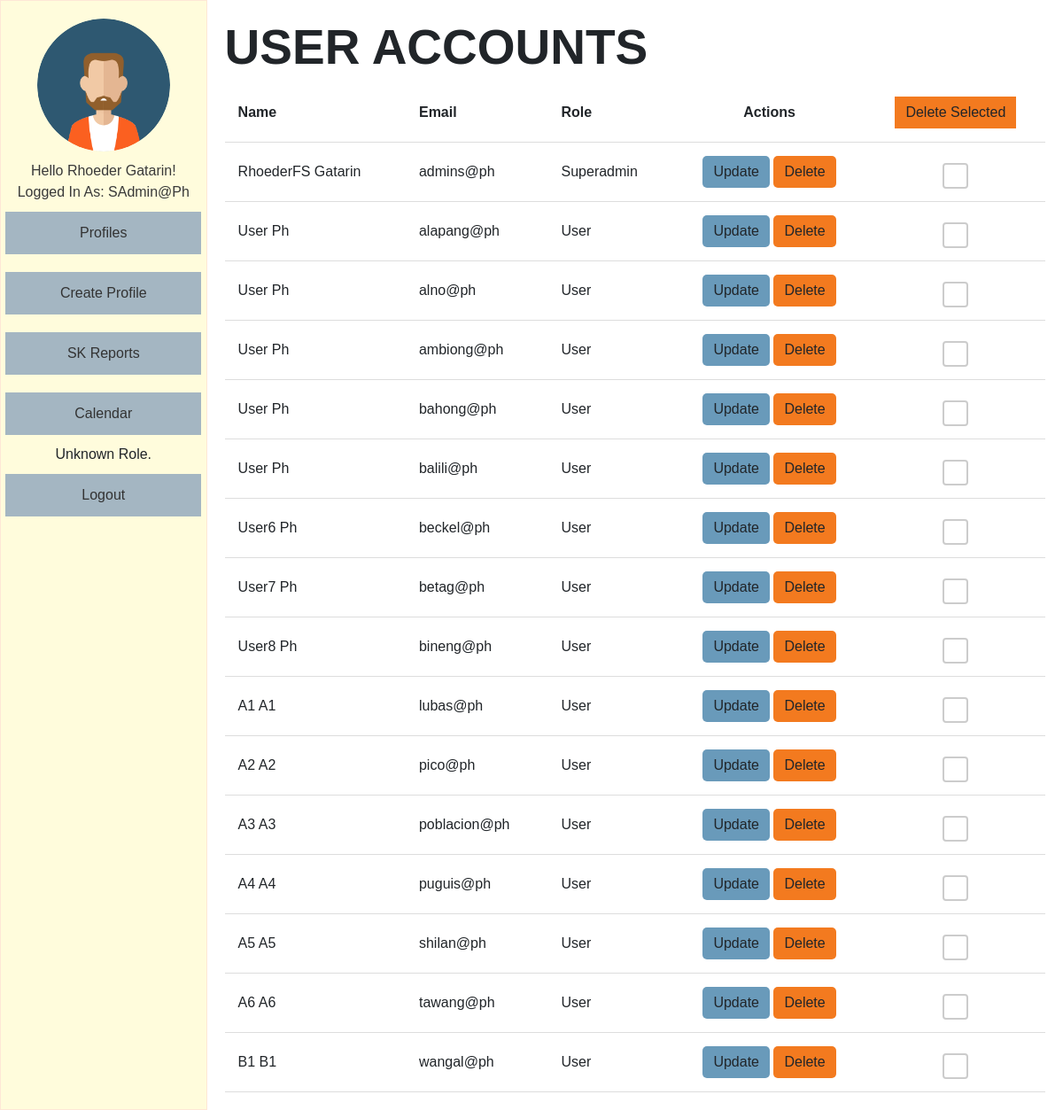
Screenshot of /accounts.php (signed in) with the database file from the repository.
### tables this page shows
CREATE TABLE `account` (
  `id` int(250) NOT NULL,
  `email` varchar(50) NOT NULL,
  `password` varchar(255) NOT NULL,
  `FirstName` varchar(50) NOT NULL,
  `LastName` varchar(50) NOT NULL,
  `role` enum('superadmin','admin','user') NOT NULL DEFAULT 'user',
  `code` varchar(50) DEFAULT NULL
);

### accounts.php (the view, shortened to what this page needs)
<?php
include("conne.php");
if (isset($_SESSION['role'])) {
    $role = $_SESSION['role'];
} else {
    echo "Role information not found. Please contact administrator.";
    exit();
}
$current_user_email = $_SESSION['email'];
$excluded_email = 'administrator@ph';
?>
<!DOCTYPE html>
<html>
<head>
    <link href="https://cdn.jsdelivr.net/npm/bootstrap@5.0.0-beta1/dist/css/bootstrap.min.css" rel="stylesheet">
    <link href="https://cdn.jsdelivr.net/npm/bootstrap@5.3.3/dist/css/bootstrap.min.css" rel="stylesheet">
    <link rel="stylesheet" type="text/css" href="src/temp.css">
    <link rel="stylesheet" type="text/css" href="src/css.css">
</head>
<body>
    <div class="sidebar">
        <img src="src/avatar.png" alt="Avatar">
        <p><?php echo "Hello " . $_SESSION['fname'] . " " . $_SESSION['lname'] . "!" . "<br>"; ?>
           Logged in as: <?php echo $_SESSION['email']; ?></p>
        <a href="viewprofile.php">Profiles</a>
        <a href="crud.php">Create Profile</a>
        <a href="records.php">SK Reports</a>
        <a href="calendar.php">Calendar</a>
        <?php if ($role == 'admin') { ?>
            <a href="homepage.php">Back</a>
            <a href="createacc.php">Create Accounts</a>
        <?php } elseif ($role == 'employee') { ?>
        <?php } else { ?>
            Unknown role.
        <?php } ?>
        <a href="logout.php">Logout</a>
    </div>
    <div class="content">
        <h1>User Accounts</h1>
        <?php
        $sql_fetch = "SELECT * FROM account WHERE email != '$current_user_email' AND email != '$excluded_email' AND role != 'admin'";
        $sql_result = mysqli_query($conn, $sql_fetch);
        if ($sql_result && mysqli_num_rows($sql_result) > 0) {
            ?>
            <div class="section">
                <form id="profilesForm" method="POST" action="delete_multiple_acc.php">
                    <table style="margin: auto;">
                        <tr>
                            <th>Name</th>
                            <th>Email</th>
                            <th>Role</th>
                            <th><center>Actions</center></th>
                            <th><center>
                                <button type="submit" style="border-radius:0"class="btn btn-danger btn-delete" onclick="return confirm('Are you sure you want to delete the selected profiles?');">
                                    Delete Selected
                                </center></button>
                            </th>
                        </tr>
                        <?php
                        while ($row = mysqli_fetch_assoc($sql_result)) {
                            $id = $row['id'];
                            $lname = $row['LastName'];
                            $fname = $row['FirstName'];
                            $email = $row['email'];
                            $role = $row['role'];
                            $fullName = $fname . ' ' . $lname;
                            ?>
                            <tr>
                                <td><?= $fullName; ?></td>
                                <td style="text-transform:lowercase"><?= $email; ?></td>
                                <td><?= $role; ?></td>
                                <td><center>
                                    <a href="update_acc.php?id=<?= $id; ?>" class="btn btn-primary">Update</a>
                                    <a href="delete_acc.php?id=<?= $id; ?>" class="btn btn-danger" onclick="return confirm('Are you sure you want to delete this profile?');">Delete</a>
                                </center></td>
                                <td><center><input type="checkbox" name="selectedProfiles[]" value="<?= $id; ?>"></center></td>
                            </tr>
                        <?php } ?>
                    </table>
                </form>
            </div>
        <?php } else { ?>
            <p>No accounts found.</p>
        <?php } ?>
    </div>
</body>
</html>

### src/temp.css (style rules this page uses)
p { margin-bottom: 0; }
table, td, th { border-bottom: 1px solid #ddd; text-align: left; }
table { border-collapse: collapse; width: 100%; }
th, td { padding: 15px; }
.section { overflow-x:auto; }
h1 { font-size: 55px; text-transform: uppercase; font-family: Helvetica; font-weight: 700; }
a { color: #699aba; }

### src/css.css (style rules this page uses)
body { font-family: "Helvetica", Arial, sans-serif; background-color: #f0f5f9; margin: 0; padding: 0; display: flex; height: 100vh; text-transform: capitalize; }
.sidebar { width: 20%; background-color: #fffcdc; padding-top: 20px; display: flex; flex-direction: column; align-items: center; border: 1px solid #fee7d6; }
.sidebar img { width: 150px; height: 150px; border-radius: 50%; margin-bottom: 10px; }
.sidebar p { color: #393939; text-align: center; }
.sidebar a { font-family: Arial, sans-serif; color: #333; text-decoration: none; margin: 10px 0; width: 80%; text-align: center; padding: 12px 18px; background-color: #a4b6c2; display: block; transition: background-color 0.3s ease; }
.content { width: 80%; padding: 20px; background-color: #fff; overflow-y: auto; text-transform: capitalize; }
.btn-primary { background-color: #699aba; border: none; border-radius: 5px; }
.btn-danger { background-color: #f37a1f; border: none; color: #fff; }
h1 { font-size: 55px; text-transform: uppercase; font-family: Helvetica; font-weight: 700; }
.btn { font-weight: 400; line-height: 1.5; color: #212529; text-align: center; text-decoration: none; vertical-align: middle; cursor: pointer; -webkit-user-select: none; -moz-user-select: none; user-select: none; padding: .375rem .75rem; font-size: 1rem; transition: color .15s ease-in-out, background-color .15s ease-in-out, border-color .15s ease-in-out, box-shadow .15s ease-in-out; border-radius: 5px; }

### accounts.php (style rules this page uses)
input[type="checkbox"] { -webkit-appearance: none; -moz-appearance: none; appearance: none; width: 25px; height: 25px; border: 2px solid #ccc; border-radius: 4px; vertical-align: middle; position: relative; top: 4px; cursor: pointer; }

### rows the page displays
account: fullName "RhoederFS Gatarin", email "admins@ph", role "Superadmin"
account: fullName "User Ph", email "alapang@ph", role "User"
account: fullName "User Ph", email "alno@ph", role "User"
account: fullName "User Ph", email "ambiong@ph", role "User"
account: fullName "User Ph", email "bahong@ph", role "User"
account: fullName "User Ph", email "balili@ph", role "User"
account: fullName "User6 Ph", email "beckel@ph", role "User"
account: fullName "User7 Ph", email "betag@ph", role "User"
account: fullName "User8 Ph", email "bineng@ph", role "User"
account: fullName "A1 A1", email "lubas@ph", role "User"
account: fullName "A2 A2", email "pico@ph", role "User"
account: fullName "A3 A3", email "poblacion@ph", role "User"
account: fullName "A4 A4", email "puguis@ph", role "User"
account: fullName "A5 A5", email "shilan@ph", role "User"
account: fullName "A6 A6", email "tawang@ph", role "User"
account: fullName "B1 B1", email "wangal@ph", role "User"

### other values shown
$_SESSION['fname'] "Rhoeder"
$_SESSION['lname'] "Gatarin"
$_SESSION['email'] "SAdmin@ph"
